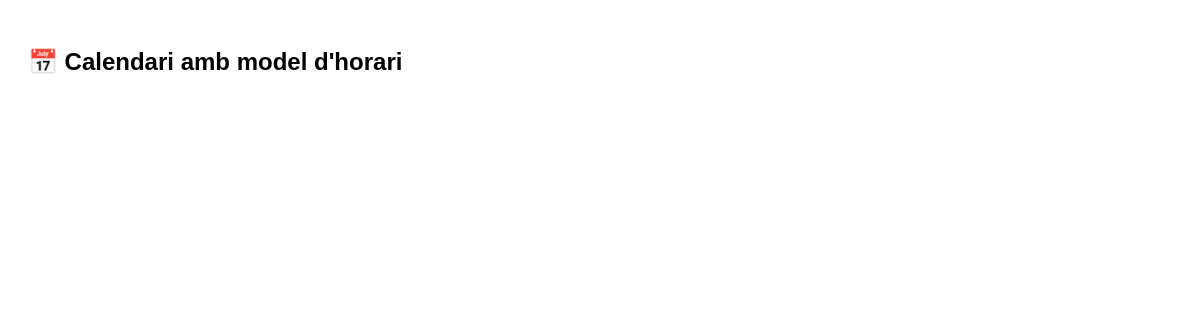
Page /PHP/calendari_jornades.php on the earlier database version.
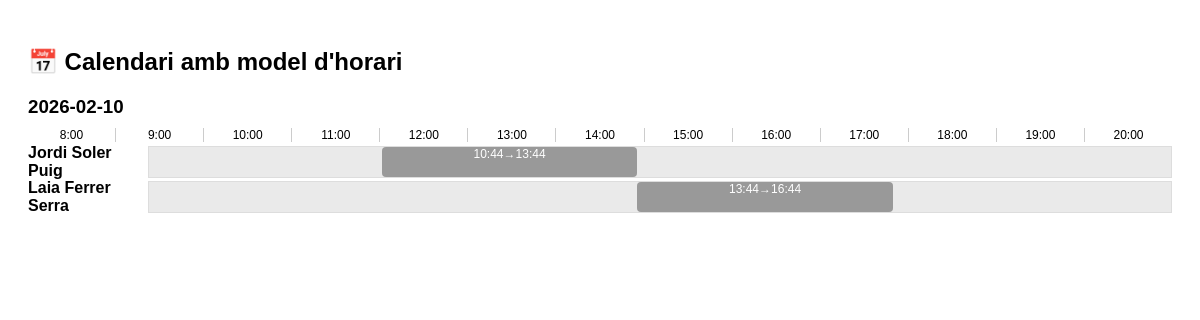
Same page on the later database version.
### tables this page shows
CREATE TABLE `jornada` (
  `id_jornada` int(11) NOT NULL AUTO_INCREMENT,
  `id_treballador` int(11) NOT NULL,
  `data_hora_inici` datetime NOT NULL,
  `data_hora_fi` datetime NOT NULL,
  `minuts_pausa` int(11) DEFAULT 0,
  `incidencies` text DEFAULT NULL,
  `id_tasca` int(11) DEFAULT NULL,
  `created_at` timestamp NOT NULL DEFAULT current_timestamp(),
  PRIMARY KEY (`id_jornada`),
  KEY `fk_jornada_treballador` (`id_treballador`),
  KEY `fk_jornada_tasca` (`id_tasca`),
  CONSTRAINT `fk_jornada_tasca` FOREIGN KEY (`id_tasca`) REFERENCES `tasca` (`id_tasca`),
  CONSTRAINT `fk_jornada_treballador` FOREIGN KEY (`id_treballador`) REFERENCES `treballador` (`id_treballador`)
);

### PHP/calendari_jornades.php (the view, shortened to what this page needs)
<?php
$conn = new mysqli("localhost","root","","web");
$res = $conn->query("
SELECT j.*, t.nom_complet AS treballador, t.id_calendari_model,
       ta.nom_tasca,
       m.nom AS model_nom, m.dies_laborables, m.dies_festius
FROM jornada j
JOIN treballador t ON t.id_treballador = j.id_treballador
LEFT JOIN tasca ta ON ta.id_tasca = j.id_tasca
LEFT JOIN calendari_model m ON m.id_calendari_model = t.id_calendari_model
ORDER BY data_hora_inici
");
$calendari = [];
while ($r = $res->fetch_assoc()) {
    $dia = date('Y-m-d', strtotime($r['data_hora_inici']));
    $calendari[$dia][] = $r;
}
$colors = [];
$color_palette = ['#2f7d2f','#d9534f','#f0ad4e','#5bc0de','#563d7c','#f7b731','#20bf6b','#eb3b5a'];
$idx = 0;
foreach ($res as $r) {
    if (!isset($colors[$r['treballador']])) {
        $colors[$r['treballador']] = $color_palette[$idx % count($color_palette)];
        $idx++;
    }
}
?>
<!DOCTYPE html>
<html lang="ca">
<head>
</head>
<body>
<h2>📅 Calendari amb model d'horari</h2>
<?php
$dies_setmana_cat = [
    'Monday'=>'Dilluns','Tuesday'=>'Dimarts','Wednesday'=>'Dimecres',
    'Thursday'=>'Dijous','Friday'=>'Divendres','Saturday'=>'Dissabte','Sunday'=>'Diumenge'
];
foreach ($calendari as $dia => $jornades):
    $treballadors = [];
    foreach ($jornades as $j) $treballadors[$j['treballador']] = [];
    foreach ($jornades as $j) $treballadors[$j['treballador']][] = $j;
    echo "<div class='day'>";
    echo "<h3>$dia</h3>";
    echo "<div class='time-labels'>";
    for ($h=8;$h<=20;$h++) echo "<div>$h:00</div>";
    echo "</div>";
    foreach ($treballadors as $nom => $jornades_trab):
        echo "<div class='worker-row'>";
        echo "<div class='worker-name'>" . htmlspecialchars($nom) . "</div>";
        echo "<div class='time-line'>";
        foreach ($jornades_trab as $j):
            $inici = strtotime($j['data_hora_inici']);
            $fi = strtotime($j['data_hora_fi']);
            $dies_laborables = array_map('trim', explode(',', $j['dies_laborables'] ?: ''));
            $dies_festius = array_map('trim', explode(',', $j['dies_festius'] ?: ''));
            $dia_setmana = $dies_setmana_cat[date('l', $inici)];
            $festiu = !empty($dies_festius) && in_array(date('Y-m-d',$inici), $dies_festius);
            $laborable = in_array($dia_setmana, $dies_laborables) && !$festiu;
            $color = $laborable ? $colors[$nom] : '#999';
            $hora_model_inici = 8;
            $hora_model_fi = 16;
            $duracion_modelo = $hora_model_fi - $hora_model_inici;
            $hora_inici = max(8, (int)date('H',$inici) + date('i',$inici)/60);
            $hora_fi = min(20, (int)date('H',$fi) + date('i',$fi)/60);
            $duracion_real = $hora_fi - $hora_inici;
            $horas_extra = max(0, $duracion_real - $duracion_modelo);
            $tooltip = htmlspecialchars($j['nom_tasca'] ?: 'Cap tasca') . "<br>" .
                       "Incidències: " . htmlspecialchars($j['incidencies'] ?: 'Cap') . "<br>" .
                       "Model: " . htmlspecialchars($j['model_nom']) . "<br>" .
                       "Hores extra: {$horas_extra}";
            $total_hores = 20-8;
            $left = (($hora_inici-8)/$total_hores)*100;
            $width = (($hora_fi-$hora_inici)/$total_hores)*100;
            echo "<div class='jornada-block' style='left:{$left}%; width:{$width}%; background-color:{$color};'
                  data-tooltip='{$tooltip}'>
                  ".date('H:i',$inici)."→".date('H:i',$fi)."
                  </div>";
        endforeach;
        echo "</div></div>";
    endforeach;
    echo "</div>";
endforeach;
?>
</body>
</html>

Differences in the rows shown:
added jornada: data_hora_inici "2026-02-10", nom "Jordi Soler Puig", nom "Laia Ferrer Serra", data_hora_inici "13:44", data_hora_fi "16:44"
added jornada: data_hora_inici "10:44", data_hora_fi "13:44", shown under "Jordi Soler Puig"
